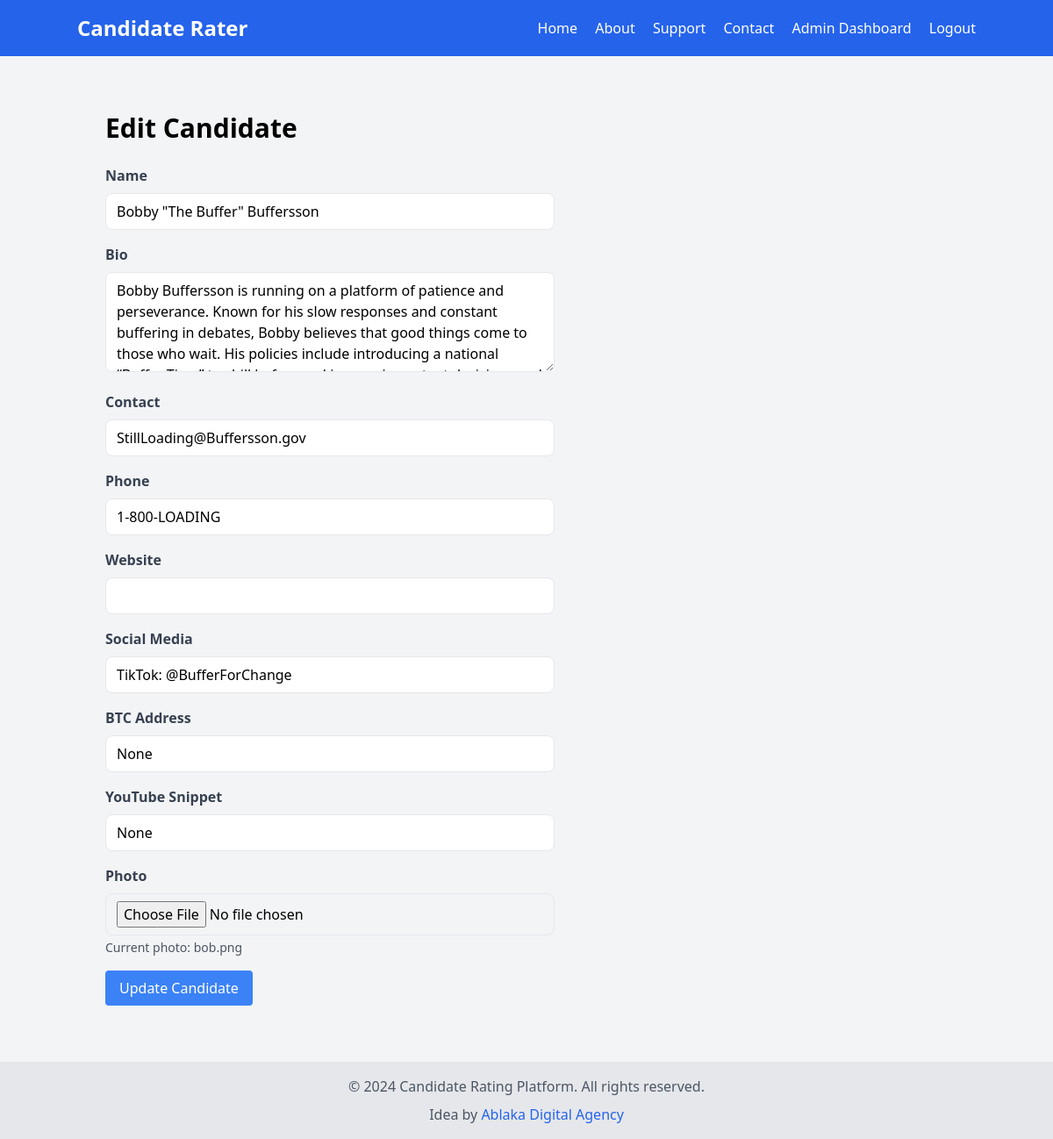
/admin/edit_candidate/1 (signed in), run on an earlier commit of the app's database.
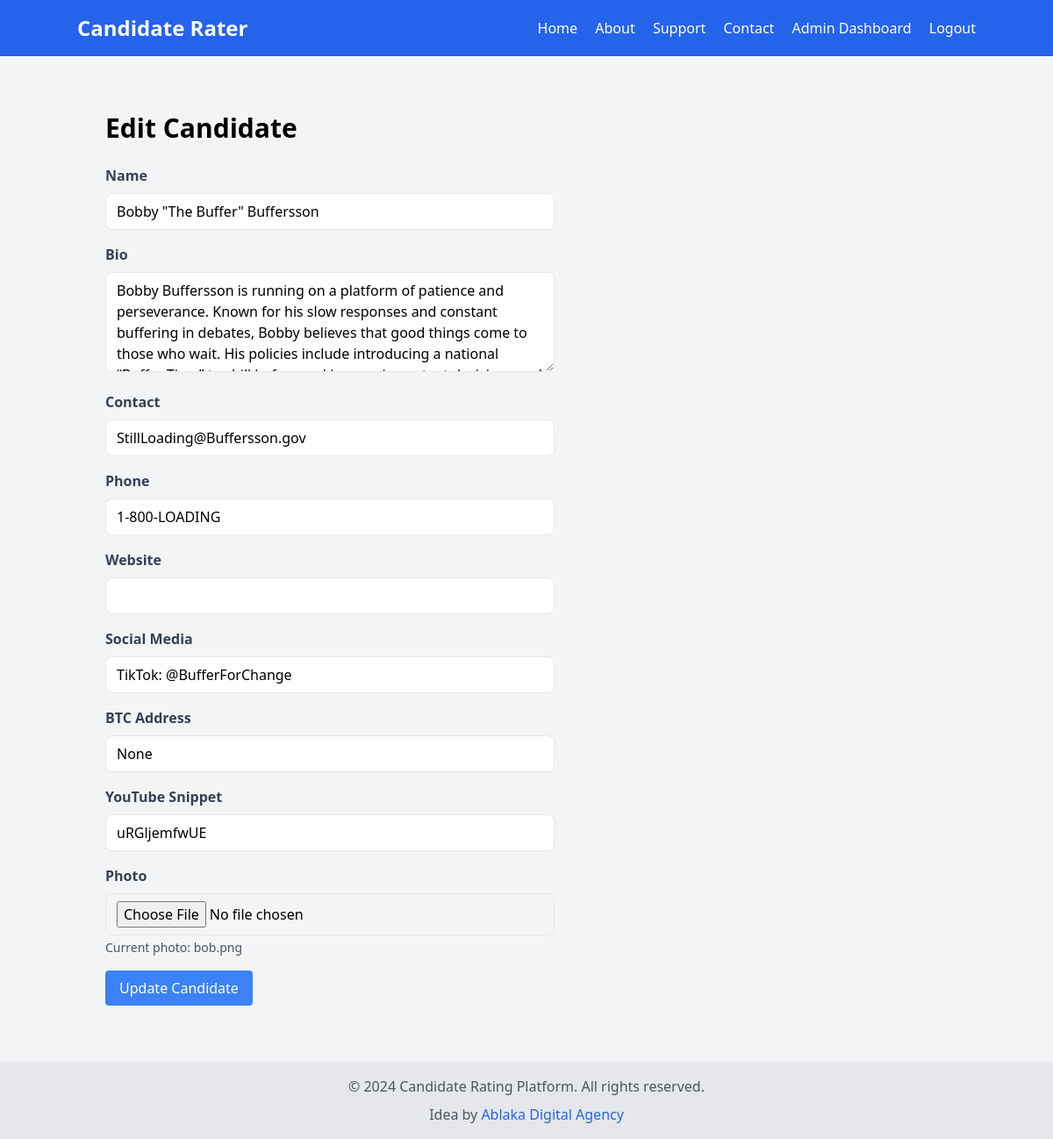
And on a later commit of the database.
### models.py (models this page shows, shortened)
class Candidate(db.Model):
    id = db.Column(db.Integer, primary_key=True)
    name = db.Column(db.String(100), nullable=False)
    bio = db.Column(db.Text, nullable=False)
    contact = db.Column(db.String(100), nullable=False)
    photo = db.Column(db.String(100), nullable=False)
    phone = db.Column(db.Text, nullable=True)
    website = db.Column(db.Text, nullable=True)
    social_media = db.Column(db.Text, nullable=True)
    reviews = db.relationship('Review', backref='candidate', lazy=True)
    average_rating = db.Column(db.Float, default=0.0)
    btc_address = db.Column(db.String(100), nullable=True)
    youtube_snippet = db.Column(db.String(200), nullable=True)

### main.py (the view, shortened to what this page needs)
@app.route('/admin/edit_candidate/<int:id>', methods=['GET', 'POST'])
def admin_edit_candidate(id):
    if 'admin_id' not in session:
        flash('Please log in to access this page', 'error')
        return redirect(url_for('admin_login'))
    candidate = Candidate.query.get_or_404(id)
    return render_template('admin/edit_candidate.html', candidate=candidate)

### templates/admin/edit_candidate.html
{% extends "base.html" %}
{% block content %}
<div class="container mx-auto px-4 py-8">
    <h1 class="text-3xl font-bold mb-6">Edit Candidate</h1>
    <form action="{{ url_for('admin_edit_candidate', id=candidate.id) }}" method="POST" enctype="multipart/form-data" class="max-w-lg">
        <div class="mb-4">
            <label for="name" class="block text-gray-700 font-bold mb-2">Name</label>
            <input type="text" id="name" name="name" value="{{ candidate.name }}" class="w-full px-3 py-2 border rounded-lg focus:outline-none focus:border-blue-500" required>
        </div>
        <div class="mb-4">
            <label for="bio" class="block text-gray-700 font-bold mb-2">Bio</label>
            <textarea id="bio" name="bio" rows="4" class="w-full px-3 py-2 border rounded-lg focus:outline-none focus:border-blue-500" required>{{ candidate.bio }}</textarea>
        </div>
        <div class="mb-4">
            <label for="contact" class="block text-gray-700 font-bold mb-2">Contact</label>
            <input type="text" id="contact" name="contact" value="{{ candidate.contact }}" class="w-full px-3 py-2 border rounded-lg focus:outline-none focus:border-blue-500" required>
        </div>
        <div class="mb-4">
            <label for="phone" class="block text-gray-700 font-bold mb-2">Phone</label>
            <input type="text" id="phone" name="phone" value="{{ candidate.phone }}" class="w-full px-3 py-2 border rounded-lg focus:outline-none focus:border-blue-500">
        </div>
        <div class="mb-4">
            <label for="website" class="block text-gray-700 font-bold mb-2">Website</label>
            <input type="text" id="website" name="website" value="{{ candidate.website }}" class="w-full px-3 py-2 border rounded-lg focus:outline-none focus:border-blue-500">
        </div>
        <div class="mb-4">
            <label for="social_media" class="block text-gray-700 font-bold mb-2">Social Media</label>
            <input type="text" id="social_media" name="social_media" value="{{ candidate.social_media }}" class="w-full px-3 py-2 border rounded-lg focus:outline-none focus:border-blue-500">
        </div>
        <div class="mb-4">
            <label for="btc_address" class="block text-gray-700 font-bold mb-2">BTC Address</label>
            <input type="text" id="btc_address" name="btc_address" value="{{ candidate.btc_address }}" class="w-full px-3 py-2 border rounded-lg focus:outline-none focus:border-blue-500">
        </div>
        <div class="mb-4">
            <label for="youtube_snippet" class="block text-gray-700 font-bold mb-2">YouTube Snippet</label>
            <input type="text" id="youtube_snippet" name="youtube_snippet" value="{{ candidate.youtube_snippet }}" class="w-full px-3 py-2 border rounded-lg focus:outline-none focus:border-blue-500">
        </div>
        <div class="mb-4">
            <label for="photo" class="block text-gray-700 font-bold mb-2">Photo</label>
            <input type="file" id="photo" name="photo" accept="image/*" class="w-full px-3 py-2 border rounded-lg focus:outline-none focus:border-blue-500">
            <p class="text-sm text-gray-600 mt-1">Current photo: {{ candidate.photo }}</p>
        </div>
        <div>
            <button type="submit" class="bg-blue-500 text-white px-4 py-2 rounded hover:bg-blue-600 focus:outline-none focus:ring-2 focus:ring-blue-500 focus:ring-opacity-50">Update Candidate</button>
        </div>
    </form>
</div>
{% endblock %}

What changed in the data, as far as the page shows it:
changed Candidate "bob.png": youtube_snippet "None" → "uRGljemfwUE"
